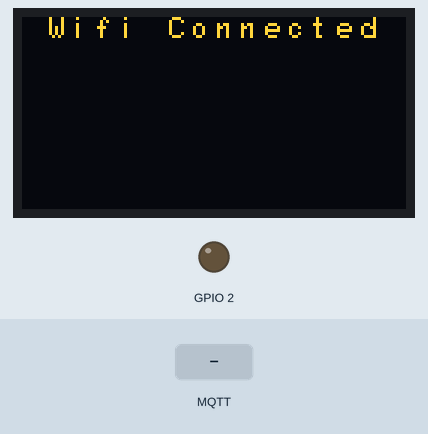
Simulated run of this sketch. Board: ESP8266 (NodeMCU). On the bench: 128×64 one-colour display, output pins drawn as LEDs (lit = HIGH). Wiring (inferred from the names in the program): SSD1306 OLED at I2C address 0x3D. The test bench sets the inputs (shaded band). The OLED is the two-colour kind (top 16 rows yellow); WiFi joins after 1.5 s; servers stay silent unless stated; no MQTT or app messages arrive unless stated; what the sketch prints to the serial monitor is not drawn.

Above: at 3.9 s.
4.0 s: MQTT message "1" arrives on the first subscribed topic
At 5.5 s:
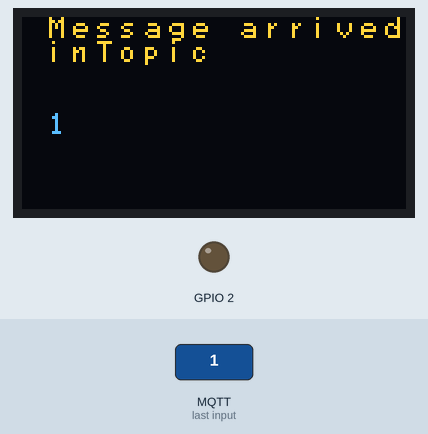
5.8 s: MQTT message "on" arrives on the first subscribed topic
At 6.8 s:
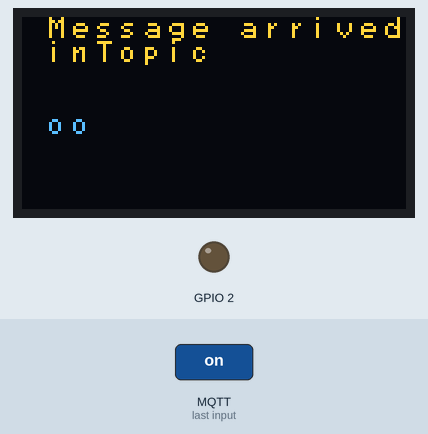
7.6 s: MQTT message "off" arrives on the first subscribed topic
At 8.2 s:
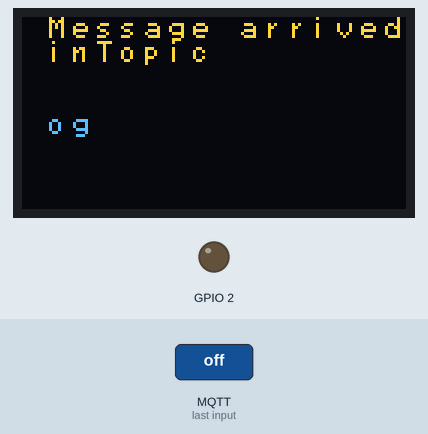
9.4 s: MQTT message "1" arrives on the second subscribed topic
At 10.5 s:
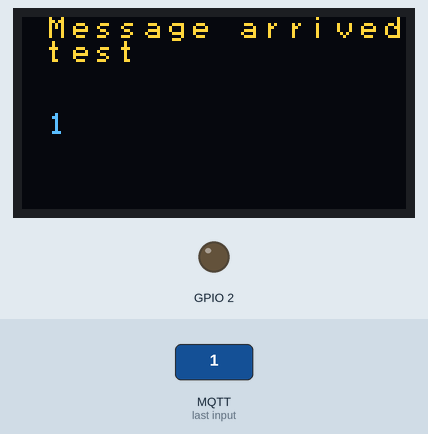
11.2 s: MQTT message "on" arrives on the second subscribed topic
At 11.9 s:
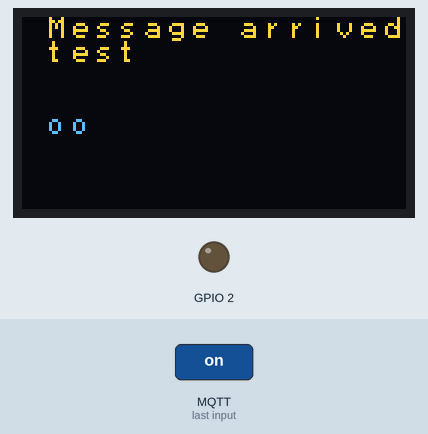
13.0 s: MQTT message "off" arrives on the second subscribed topic
At 14.5 s:
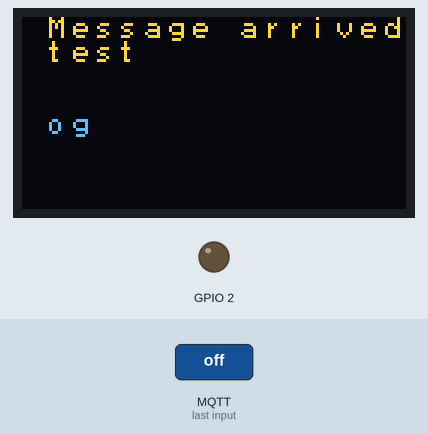
Timing chart, 0 to 15.8 s (numbered marks = the images above; inputs shaded):
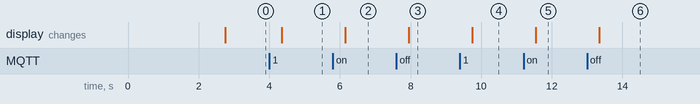

The sketch:

mqtt_esp8266.ino
```cpp
/*
 Basic ESP8266 MQTT example

 This sketch demonstrates the capabilities of the pubsub library in combinationm
 with the ESP8266 board/library.

 It connects to an MQTT server then:
  - publishes "hello world" to the topic "outTopic" every two seconds
  - subscribes to the topic "inTopic", printing out any messages
    it receives. NB - it assumes the received payloads are strings not binary
  - If the first character of the topic "inTopic" is an 1, switch ON the ESP Led,
    else switch it off

 It will reconnect to the server if the connection is lost using a blocking
 reconnect function. See the 'mqtt_reconnect_nonblocking' example for how to
 achieve the same result without blocking the main loop.

 To install the ESP8266 board, (using Arduino 1.6.4+):
  - Add the following 3rd party board manager under "File -> Preferences -> Additional Boards Manager URLs":
       http://arduino.esp8266.com/stable/package_esp8266com_index.json
  - Open the "Tools -> Board -> Board Manager" and click install for the ESP8266"
  - Select your ESP8266 in "Tools -> Board"

*/

#include <ESP8266WiFi.h>
#include <PubSubClient.h>

#include <Wire.h>
#include "font.h"

// Update these with values suitable for your network.

const char* ssid = "JKLM-2.4";
const char* password = "mnlk-5xgj-ccfk";

const char* mqtt_server = "192.168.2.166";
//const char* mqtt_server = "eu.thethingsnetwork";


#define OLED_address  0x3D      // Adresse de l'écran OLED sur le bus I2C

WiFiClient espClient;
PubSubClient client(espClient);
long lastMsg = 0;
char msg[50];
int value = 0;

void setup() {

  // OLed communication
  Wire.pins(0, 2);                  // Brochaes sda, scl sur lequel est branché l'écran OLD SD1306 sur l'ESP-01.
  Wire.begin();
  StartUp_OLED();
  clear_display();

  sendStrXY("Welkom......", 0, 1);

  pinMode(BUILTIN_LED, OUTPUT);     // Initialize the BUILTIN_LED pin as an output
  Serial.begin(115200);
  setup_wifi();
  client.setServer(mqtt_server, 1883);
  client.setCallback(callback);
}

void setup_wifi() {

  delay(10);
  // We start by connecting to a WiFi network
  Serial.println();
  Serial.print("Connecting to ");
  Serial.println(ssid);

  WiFi.begin(ssid, password);

  while (WiFi.status() != WL_CONNECTED) {
    delay(500);
    Serial.print(".");
  }

  Serial.println("");
  Serial.println("WiFi connected");

  sendStrXY("Wifi Connected", 0, 1);

  Serial.println("IP address: ");
  Serial.println(WiFi.localIP());
  //sendStrXY(WiFi.localIP(), 1, 1);
}

void callback(char* topic, byte* payload, unsigned int length) {

  clear_display();

  char ingelezen[] = "";

  sendStrXY("Message arrived", 0, 1);
  Serial.print("Message arrived [");
  Serial.print(topic);
  sendStrXY(topic, 1, 1);
  Serial.print("] ");
  for (int i = 0; i < length; i++) {
    Serial.print((char)payload[i]);
    ingelezen[i] = (char)payload[i];
  }

  Serial.println(ingelezen);
  sendStrXY(ingelezen, 4, 1);

  Serial.println();

}

void reconnect() {
  // Loop until we're reconnected
  while (!client.connected()) {
    Serial.print("Attempting MQTT connection...");
    // Attempt to connect
    if (client.connect("ESP8266Client")) {
      Serial.println("connected");
      // Once connected, publish an announcement...
      client.publish("outTopic", "hello world");
      // ... and resubscribe
      client.subscribe("inTopic");
      client.subscribe("test");

    } else {
      Serial.print("failed, rc=");
      Serial.print(client.state());
      Serial.println(" try again in 5 seconds");
      // Wait 5 seconds before retrying
      delay(5000);
    }
  }
}
void loop() {

  if (!client.connected()) {
    reconnect();
  }
  client.loop();

  long now = millis();
  if (now - lastMsg > 15000) {
    lastMsg = now;
    ++value;
    snprintf (msg, 75, "hello world #%ld", value);
    Serial.print("Publish message: ");
    Serial.println(msg);
    client.publish("outTopic", msg);
  }
}


//////// OLED LIBRARY ///////////
static void reset_display(void)
{
  displayOff();
  clear_display();
  displayOn();
}


void StartUp_OLED()
{
  init_OLED();
  reset_display();
  displayOff();
  setXY(0,0);
  clear_display();
  displayOn();
}


void displayOn(void)
{
    sendcommand(0xaf);        //display on
}


void displayOff(void)
{
  sendcommand(0xae);    //display off
}


static void clear_display(void)
{
  unsigned char i,k;
  for(k=0;k<8;k++)
  {
    setXY(k,0);
    {
      for(i=0;i<128;i++)     //clear all COL
      {
        SendChar(0);         //clear all COL
      }
    }
  }
}


// Actually this sends a byte, not a char to draw in the display.
static void SendChar(unsigned char data)
{
  Wire.beginTransmission(OLED_address);  // begin transmitting
  Wire.write(0x40);                      //data mode
  Wire.write(data);
    Wire.endTransmission();              // stop transmitting
}


// Prints a display char (not just a byte) in coordinates X Y,
static void sendCharXY(unsigned char data, int X, int Y)
{
  //if (interrupt && !doing_menu) return; // Stop printing only if interrupt is call but not in button functions
  setXY(X, Y);
  Wire.beginTransmission(OLED_address); // begin transmitting
  Wire.write(0x40);//data mode

  for(int i=0;i<8;i++)
    Wire.write(pgm_read_byte(myFont[data-0x20]+i));

  Wire.endTransmission();    // stop transmitting
}


static void sendcommand(unsigned char com)
{
  Wire.beginTransmission(OLED_address);     //begin transmitting
  Wire.write(0x80);                          //command mode
  Wire.write(com);
  Wire.endTransmission();                    // stop transmitting
}


// Set the cursor position in a 16 COL * 8 ROW map.
static void setXY(unsigned char row,unsigned char col)
{
  sendcommand(0xb0+row);                //set page address
  sendcommand(0x00+(8*col&0x0f));       //set low col address
  sendcommand(0x10+((8*col>>4)&0x0f));  //set high col address
}


// Prints a string regardless the cursor position.
static void sendStr(unsigned char *string)
{
  unsigned char i=0;
  while(*string)
  {
    for(i=0;i<8;i++)
    {
      SendChar(pgm_read_byte(myFont[*string-0x20]+i));
    }
    *string++;
  }
}


// Prints a string in coordinates X Y, being multiples of 8.
// This means we have 16 COLS (0-15) and 8 ROWS (0-7).
static void sendStrXY( char *string, int X, int Y)
{
  setXY(X,Y);
  unsigned char i=0;
  while(*string)
  {
    for(i=0;i<8;i++)
    {
      SendChar(pgm_read_byte(myFont[*string-0x20]+i));
    }
    *string++;
  }
}


// Inits oled and draws logo at startup
static void init_OLED(void)
{
  sendcommand(0xae);                //display off
  sendcommand(0xa6);                //Set Normal Display (default)
    sendcommand(0xAE);              //DISPLAYOFF
    sendcommand(0xD5);              //SETDISPLAYCLOCKDIV
    sendcommand(0x80);              // the suggested ratio 0x80
    sendcommand(0xA8);              //SSD1306_SETMULTIPLEX
    sendcommand(0x3F);
    sendcommand(0xD3);              //SETDISPLAYOFFSET
    sendcommand(0x0);               //no offset
    sendcommand(0x40 | 0x0);        //SETSTARTLINE
    sendcommand(0x8D);              //CHARGEPUMP
    sendcommand(0x14);
    sendcommand(0x20);              //MEMORYMODE
    sendcommand(0x00);              //0x0 act like ks0108
    //sendcommand(0xA0 | 0x1);      //SEGREMAP   //Rotate screen 180 deg
    sendcommand(0xA0);
    //sendcommand(0xC8);            //COMSCANDEC  Rotate screen 180 Deg
    sendcommand(0xC0);
    sendcommand(0xDA);              //0xDA
    sendcommand(0x12);              //COMSCANDEC
    sendcommand(0x81);              //SETCONTRAS
    sendcommand(0xCF);
    sendcommand(0xd9);              //SETPRECHARGE
    sendcommand(0xF1);
    sendcommand(0xDB);              //SETVCOMDETECT
    sendcommand(0x40);
    sendcommand(0xA4);              //DISPLAYALLON_RESUME
    sendcommand(0xA6);              //NORMALDISPLAY

  clear_display();
  sendcommand(0x2e);            // stop scroll
  //----------------------------REVERSE comments----------------------------//
  //  sendcommand(0xa0);    //seg re-map 0->127(default)
  //  sendcommand(0xa1);    //seg re-map 127->0
  //  sendcommand(0xc8);
  //  delay(1000);
  //----------------------------REVERSE comments----------------------------//
  // sendcommand(0xa7);  //Set Inverse Display
  // sendcommand(0xae);   //display off
  sendcommand(0x20);            //Set Memory Addressing Mode
  sendcommand(0x00);            //Set Memory Addressing Mode ab Horizontal addressing mode
  // sendcommand(0x02);         // Set Memory Addressing Mode ab Page addressing mode(RESET)

 //  setXY(0,0);
  // Display Logo here :)
//  for(int i=0;i<128*8;i++)     // show 128* 64 Logo
 // {
  //  SendChar(pgm_read_byte(logo+i));
 // }
 // sendcommand(0xaf);    //display on

 // delay(5000);
}


/*
------------------------------------------------------------------------------------
              Added to Mikes routine Draw routines
------------------------------------------------------------------------------------
*/


void Draw_WIFI()
{
   clear_display();
   setXY(0,0);
   // Display Logo here :)
   for(int i=0;i<128*8;i++)     // show 128* 64 Logo
   {
    SendChar(pgm_read_byte(WIFI1+i));
   }
   sendcommand(0xaf);   //display on
}


void Draw_WAVES()
{
   clear_display();
   setXY(0,0);
   // Display Logo here :)
   for(int i=0;i<128*8;i++)     // show 128* 64 Logo
   {
    SendChar(pgm_read_byte(rfwaves+i));
   }
   sendcommand(0xaf);   //display on
}
```

Source omitted: font.h (data table, 16561 bytes)

Measured:
- after the input at 4.0 s, the display: changes after 0.35 s (image 1)
- after the input at 5.8 s, the display: changes after 0.35 s (image 2)
- after the input at 7.6 s, the display: changes after 0.35 s (image 3)
- after the input at 9.4 s, the display: changes after 0.34 s (image 4)
- after the input at 11.2 s, the display: changes after 0.34 s (image 5)
- after the input at 13.0 s, the display: changes after 0.34 s (image 6)
